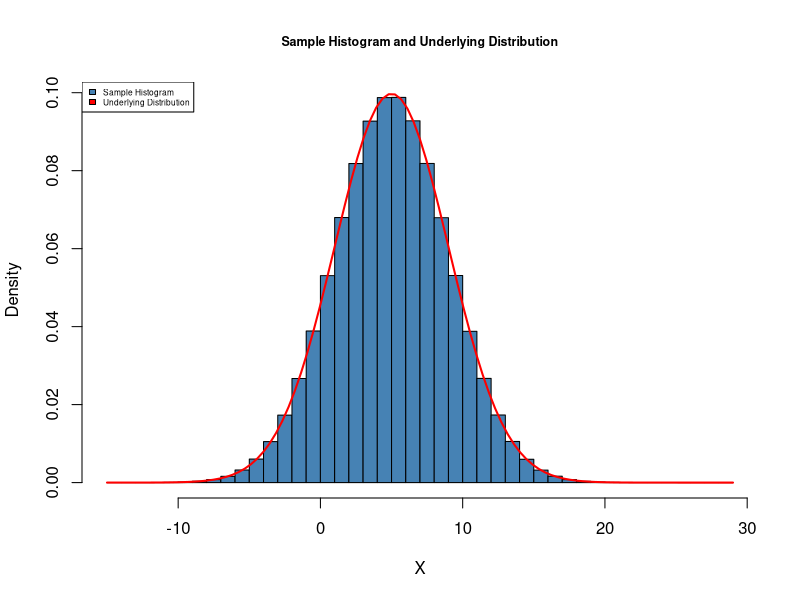
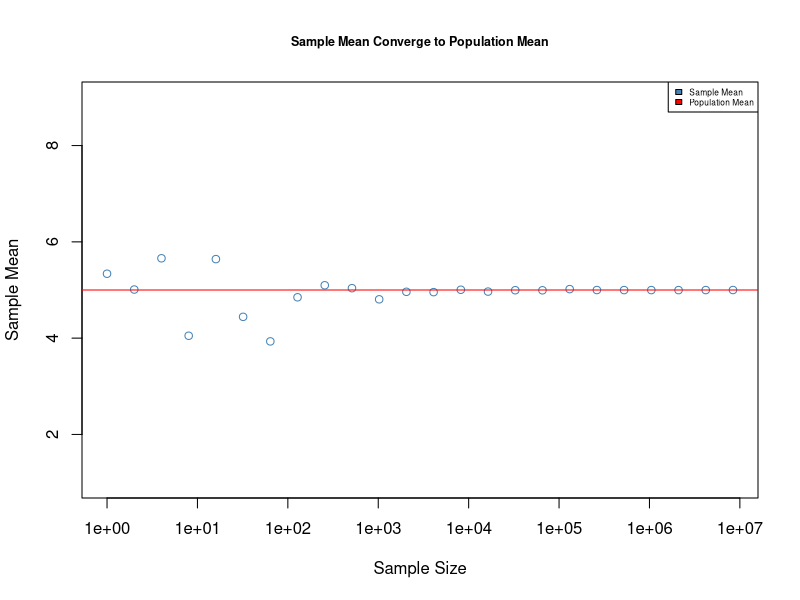
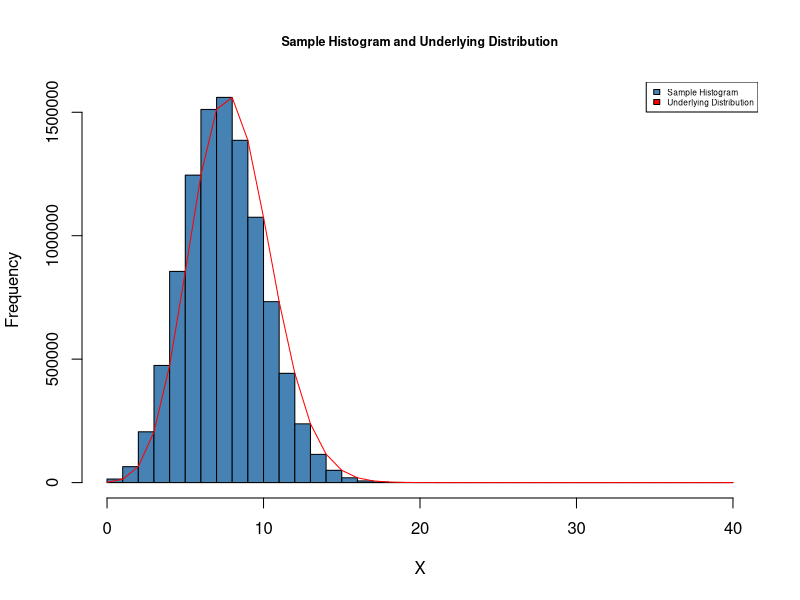
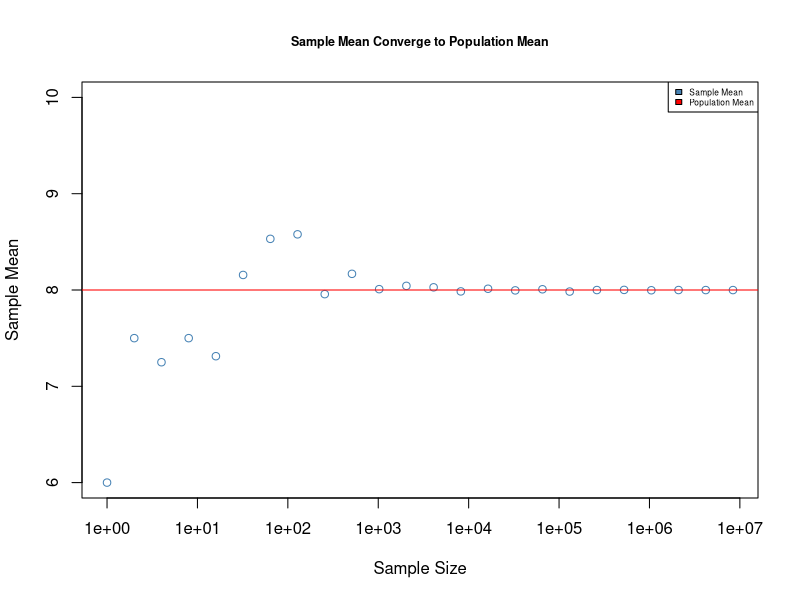
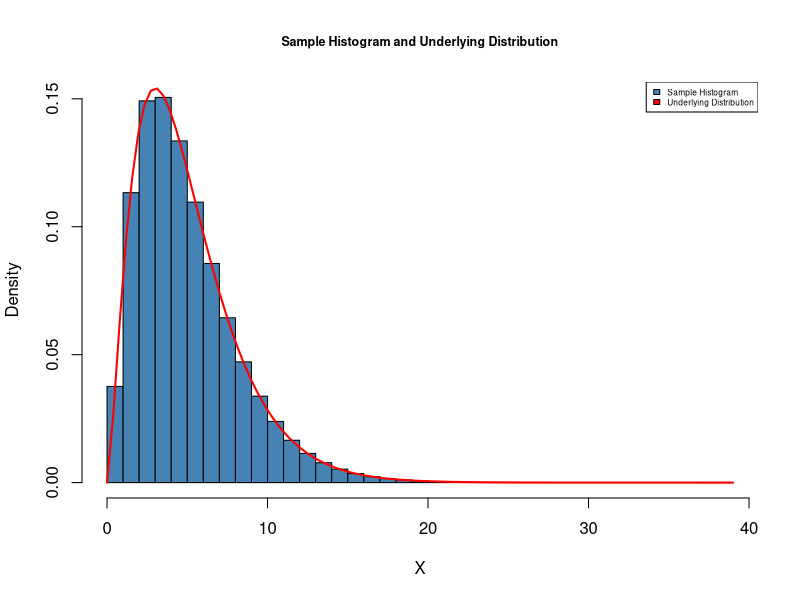
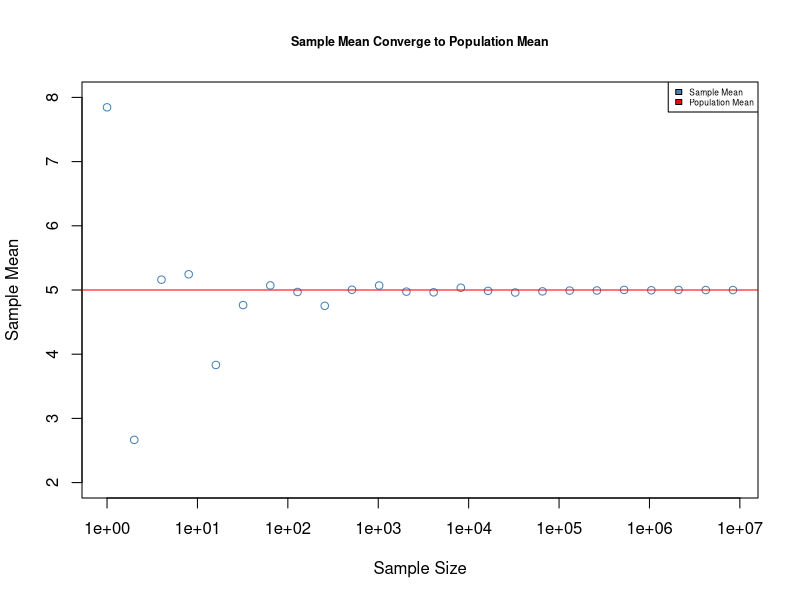
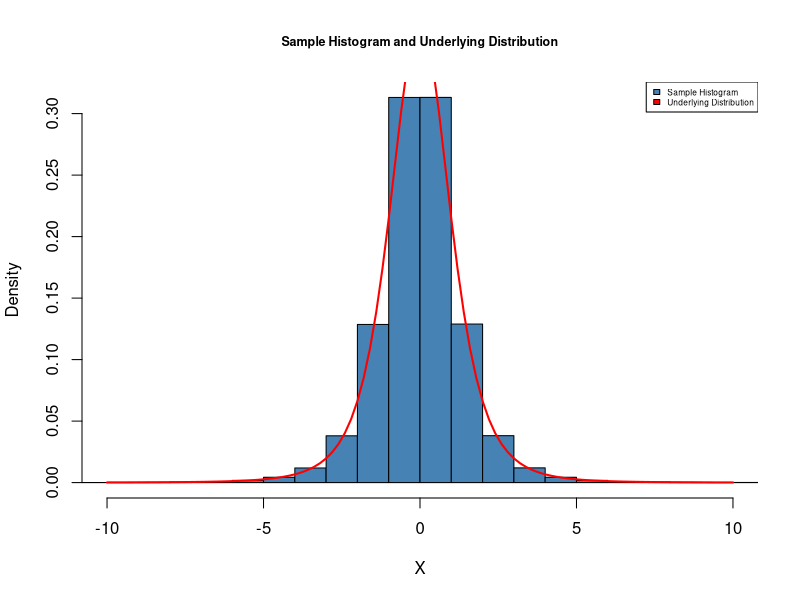
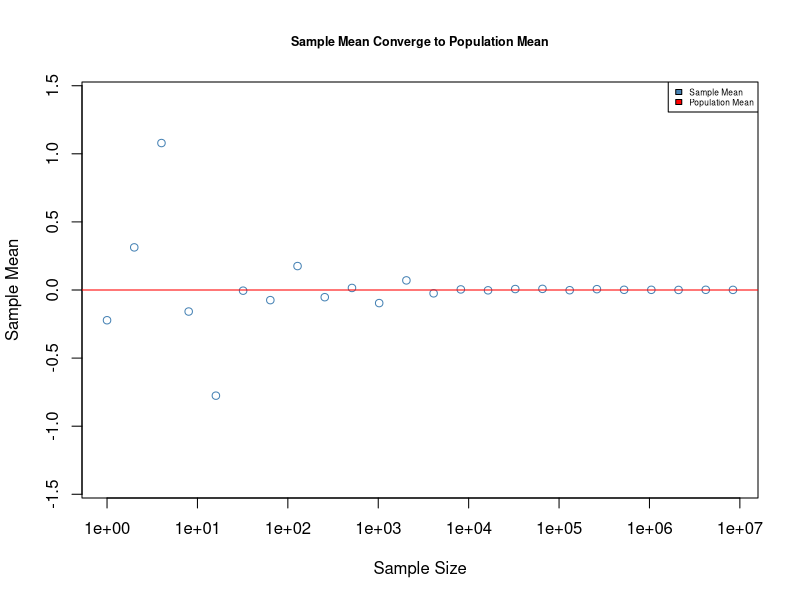

Write the R code that produced these figures, in order.
########################################################
# Empirical Analysis: LLN 
########################################################
# Hang Miao
# Non distributable, for 322 Econometrics Course only


##########################################
# Law of Large number
##########################################

################################
# Normal Underlying Population
################################
# The underlying population follows Normal(mu, sigma^2)
N = 10000000
mu = 5
sigma = 4
# randomly generate N samples from the underlying population
X = rnorm(N, mean = mu, sd = sigma)

E = mu # Theoretical Expectation for Normal(mu, sigma^2)
Var = sigma^2 # Theoretical Expectation for Normal(mu, sigma^2)
sd = sigma # Theoretical standard deviation


# Plot the histogram of N samples 
# randomly draw from the underlying population distribution Normal(mu, sigma^2)


hist(X, 
     col = "steelblue" , 
     freq = FALSE, 
     breaks = 50, 
     main = 'Sample Histogram and Underlying Distribution',cex.main=0.75)
# draw the the underlying population distribution Normal(mu, sigma^2)
x = seq(range(X)[1], range(X)[2], by = diff(range(X))/50 )
curve(dnorm(x, mean = mu, sd = sigma), 
      col = "red", 
      lwd = "2", 
      add = TRUE)
legend("topleft",c("Sample Histogram","Underlying Distribution"),fill=c("steelblue","red"),cex = 0.5 )

# suppose we only use a small propotion of the total sample to estimate the population mean of the 
# underlying population mu. The estimator is the sample mean: 1\n sum x_i
# We claim that as the size of sample increase, the sample mean converge to the population mean

# the following is the sample size vector contains 24 candidiate sample size
Sample_Size = 2^(0:23)
# initialize a vector with 24 entries to store the sample mean value with each sample size candidiate
Sample_Mean = numeric(length = length(Sample_Size))
# calculate the sample mean for each sample size candidiate
for (i in 1:length(Sample_Size)) {
  Sample_X = sample(X, size = Sample_Size[i] , replace = FALSE, prob = NULL)
  Mean_X = mean(Sample_X)
  Sample_Mean[i]=Mean_X
}
# plot the sample mean for each sample size candidiate
plot(Sample_Size, Sample_Mean, log = "x", ylim =c(mu-sigma,mu+sigma), 
     xlab ='Sample Size', ylab = 'Sample Mean', col = 'steelblue',
     main = 'Sample Mean Converge to Population Mean',cex.main=0.75)
# Plot the Theoretical Expectation or Population Mean
abline(a = NULL, b = NULL, h = mu, col = 'red')
legend("topright",c("Sample Mean","Population Mean"),fill=c("steelblue","red"),cex = 0.5 )




################################
# Binomial Underlying Population
################################


# The underlying population follows Binomial(n,p)
N = 10000000
n_Trials = 40
p = 0.2
# randomly generate N samples from the underlying population
X = rbinom(n=N, size = n_Trials, prob=p)

E = n_Trials*p # Theoretical Expectation for Binomial Distribution
Var = n_Trials*p*(1-p) # Theoretical Expectation for Binomial Distribution
sd = as.integer(sqrt(Var)) #  Theoretical standard deviation round to the nearest integer
# Plot the histogram of N samples 
# randomly draw  from the underlying population distribution Normal(mu, sigma^2)
hist(X, 
     col = "steelblue" , 
     prob = FALSE,
     breaks = seq(0,n_Trials,1),
     main = 'Sample Histogram and Underlying Distribution',cex.main=0.75)
# draw the the underlying population distribution Binomial(n,p)
x = seq(0,n_Trials,1)
lines(x,dbinom(x,n_Trials,p)* N ,col="red")
legend("topright",c("Sample Histogram","Underlying Distribution"),fill=c("steelblue","red"),cex = 0.5 )

# suppose we only use a small propotion of the total sample to estimate the population mean of the 
# underlying population which is n_Trials*p=40*0.2=8. The estimator is the sample mean: 1\n sum x_i
# We claim that as the size of sample increase, the sample mean converge to the population mean

# the following is the sample size vector contains 24 candidiate sample size
Sample_Size = 2^(0:23)
# initialize a vector with 24 entries to store the sample mean value with each sample size candidiate
Sample_Mean = numeric(length = length(Sample_Size))
# calculate the sample mean for each sample size candidiate
for (i in 1:length(Sample_Size)) {
  Sample_X = sample(X, size = Sample_Size[i] , replace = FALSE, prob = NULL)
  Mean_X = mean(Sample_X)
  Sample_Mean[i]=Mean_X
}
# plot the sample mean for each sample size candidiate
plot(Sample_Size, Sample_Mean, log = "x", ylim =c(E-sd,E+sd), 
     xlab ='Sample Size', ylab = 'Sample Mean', col = 'steelblue',
     main = 'Sample Mean Converge to Population Mean',cex.main=0.75)
# Plot the Theoretical Expectation or Population Mean
abline(a = NULL, b = NULL, h = E, col = 'red')
legend("topright",c("Sample Mean","Population Mean"),fill=c("steelblue","red"),cex = 0.5 )




################################
# Chi Square Distribution
################################

# The underlying population follows Chi(df)
N = 10000000
df = 5
# randomly generate N samples from the underlying population
X = rchisq(N, df, ncp = 0)
E = df# Theoretical Expectation for  Chi Square Distribution
Var =2*df # Theoretical Expectation for Binomial Distribution
sd = as.integer(sqrt(Var)) # Theoretical standard deviation

# draw the histogram of N samples randomly draw 
# from the underlying population distribution Chi(df)
hist(X, 
     col = "steelblue" , 
     freq = FALSE, 
     breaks = 50, 
     main = 'Sample Histogram and Underlying Distribution',cex.main=0.75)
# draw the the underlying population distribution Chi(df)
x = seq(range(X)[1], range(X)[2], by = diff(range(X))/50 )
curve(dchisq(x,df), 
      col = "red", 
      lwd = "2", 
      add = TRUE)
legend("topright",c("Sample Histogram","Underlying Distribution"),fill=c("steelblue","red"),cex = 0.5 )

# suppose we only use a small propotion of the total sample to estimate the population mean of the 
# underlying population mu. The estimator is the sample mean: 1\n sum x_i
# We claim that as the size of sample increase, the sample mean converge to the population mean

# the following is the sample size vector contains 24 candidiate sample size
Sample_Size = 2^(0:23)
# initialize a vector with 24 entries to store the sample mean value with each sample size candidiate
Sample_Mean = numeric(length = length(Sample_Size))
# calculate the sample mean for each sample size candidiate
for (i in 1:length(Sample_Size)) {
  Sample_X = sample(X, size = Sample_Size[i] , replace = FALSE, prob = NULL)
  Mean_X = mean(Sample_X)
  Sample_Mean[i]=Mean_X
}
# plot the sample mean for each sample size candidiate
plot(Sample_Size, Sample_Mean, log = "x", ylim =c(E-sd,E+sd), 
     xlab ='Sample Size', ylab = 'Sample Mean', col = 'steelblue',
     main = 'Sample Mean Converge to Population Mean',cex.main=0.75)
# Plot the Theoretical Expectation or Population Mean
abline(a = NULL, b = NULL, h = E, col = 'red')
legend("topright",c("Sample Mean","Population Mean"),fill=c("steelblue","red"),cex = 0.5 )

################################
# t Distribution
################################

# The underlying population follows t-distribution(df)
N = 10000000
df = 4 # df should be great than 2, otherwise theoretical variance does not exist
# randomly generate N samples from the underlying population
X = rt(N, df, ncp = 0)
E = 0# Theoretical Expectation for  t Distribution
Var = ifelse(df > 2, df/(df-2), Inf)  # Theoretical Expectation for Binomial Distribution
sd = sqrt(Var) # Theoretical standard deviation

# draw the histogram of N samples randomly draw 
# from the underlying population distribution t(df)
hist(X, 
     col = "steelblue" , 
     freq = FALSE, 
     breaks = 200, 
     xlim= c(-10,10), 
     main = 'Sample Histogram and Underlying Distribution',cex.main=0.75)
# draw the the underlying population distribution t(df)
x = seq(range(X)[1], range(X)[2], by = diff(range(X))/50 )
curve(dt(x,df), 
      col = "red", 
      lwd = "2", 
      add = TRUE)
legend("topright",c("Sample Histogram","Underlying Distribution"),fill=c("steelblue","red"),cex = 0.5 )

# suppose we only use a small propotion of the total sample to estimate the population mean of the 
# underlying population mu. The estimator is the sample mean: 1\n sum x_i
# We claim that as the size of sample increase, the sample mean converge to the population mean

# the following is the sample size vector contains 24 candidiate sample size
Sample_Size = 2^(0:23)
# initialize a vector with 24 entries to store the sample mean value with each sample size candidiate
Sample_Mean = numeric(length = length(Sample_Size))
# calculate the sample mean for each sample size candidiate
for (i in 1:length(Sample_Size)) {
  Sample_X = sample(X, size = Sample_Size[i] , replace = FALSE, prob = NULL)
  Mean_X = mean(Sample_X)
  Sample_Mean[i]=Mean_X
}
# plot the sample mean for each sample size candidiate
plot(Sample_Size, Sample_Mean, log = "x", ylim =c(E-sd,E+sd), 
     xlab ='Sample Size', ylab = 'Sample Mean', col = 'steelblue',
     main = 'Sample Mean Converge to Population Mean',cex.main=0.75)
# Plot the Theoretical Expectation or Population Mean
abline(a = NULL, b = NULL, h = E, col = 'red')
legend("topright",c("Sample Mean","Population Mean"),fill=c("steelblue","red"),cex = 0.5 )

################################
# F Distribution
################################

# The underlying population follows f(df1, df2)
#df1 = 9 
#df2 = 7
# 8,6
N = 10000000
df1 = 5
df2 = 5 # df2 should be great 2 otherwise theoretical expectation does not exist
        # if df2 less than 5, theoretical variance does not exist
# randomly generate N samples from the underlying population
X = rf(N, df1, df2)
E = df2/(df2-2)# Theoretical Expectation for  f  Distribution
Var =2*df2^2*(df1+df2-2)/(df1*(df2-2)^2*(df2-4)) # Theoretical Expectation for Binomial Distribution
sd = sqrt(Var) # Theoretical standard deviation

# draw the histogram of N samples randomly draw 
# from the underlying population distribution f(df1, df2)
hist(X, 
     col = "steelblue" , 
     freq = FALSE, 
     breaks = 5000, 
     xlim= c(0,20),
     main = 'Sample Histogram and Underlying Distribution',cex.main=0.75)
# draw the the underlying population distribution f(df1, df2)
x = seq(range(X)[1], range(X)[2], by = diff(range(X))/50 )
curve(df(x,df1,df2), 
      col = "red", 
      lwd = "2", 
      add = TRUE)
legend("topright",c("Sample Histogram","Underlying Distribution"),fill=c("steelblue","red"),cex = 0.5 )

# suppose we only use a small propotion of the total sample to estimate the population mean of the 
# underlying population mu. The estimator is the sample mean: 1\n sum x_i
# We claim that as the size of sample increase, the sample mean converge to the population mean

# the following is the sample size vector contains 24 candidiate sample size
Sample_Size = 2^(0:23)
# initialize a vector with 24 entries to store the sample mean value with each sample size candidiate
Sample_Mean = numeric(length = length(Sample_Size))
# calculate the sample mean for each sample size candidiate
for (i in 1:length(Sample_Size)) {
  Sample_X = sample(X, size = Sample_Size[i] , replace = FALSE, prob = NULL)
  Mean_X = mean(Sample_X)
  Sample_Mean[i]=Mean_X
}
# plot the sample mean for each sample size candidiate
plot(Sample_Size, Sample_Mean, log = "x", ylim =c(E-sd,E+sd), 
     xlab ='Sample Size', ylab = 'Sample Mean', col = 'steelblue',
     main = 'Sample Mean Converge to Population Mean',cex.main=0.75)
# Plot the Theoretical Expectation or Population Mean
abline(a = NULL, b = NULL, h = E, col = 'red')
legend("topright",c("Sample Mean","Population Mean"),fill=c("steelblue","red"),cex = 0.5 )

################################
# F Distribution
################################

